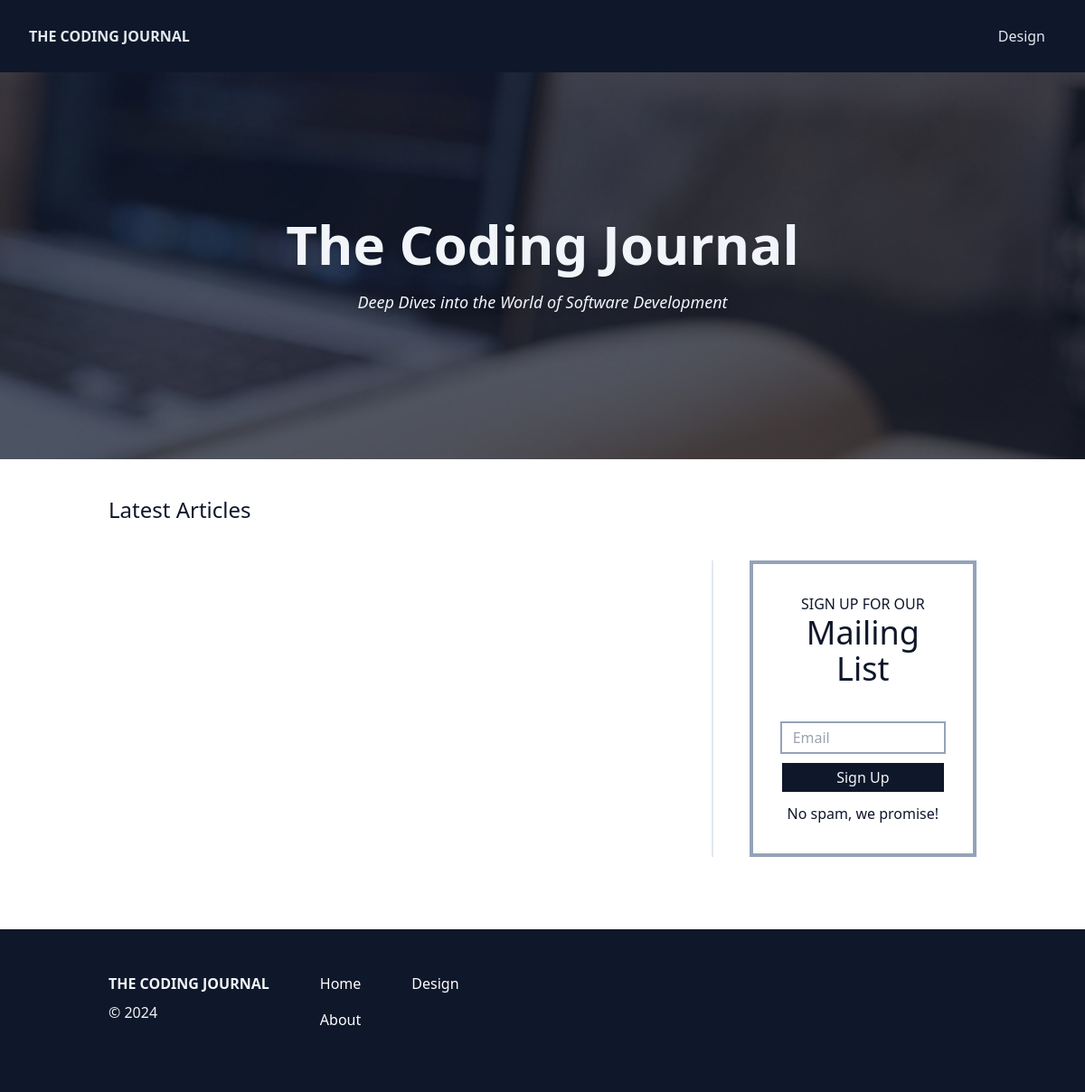
The app's page /, older data.
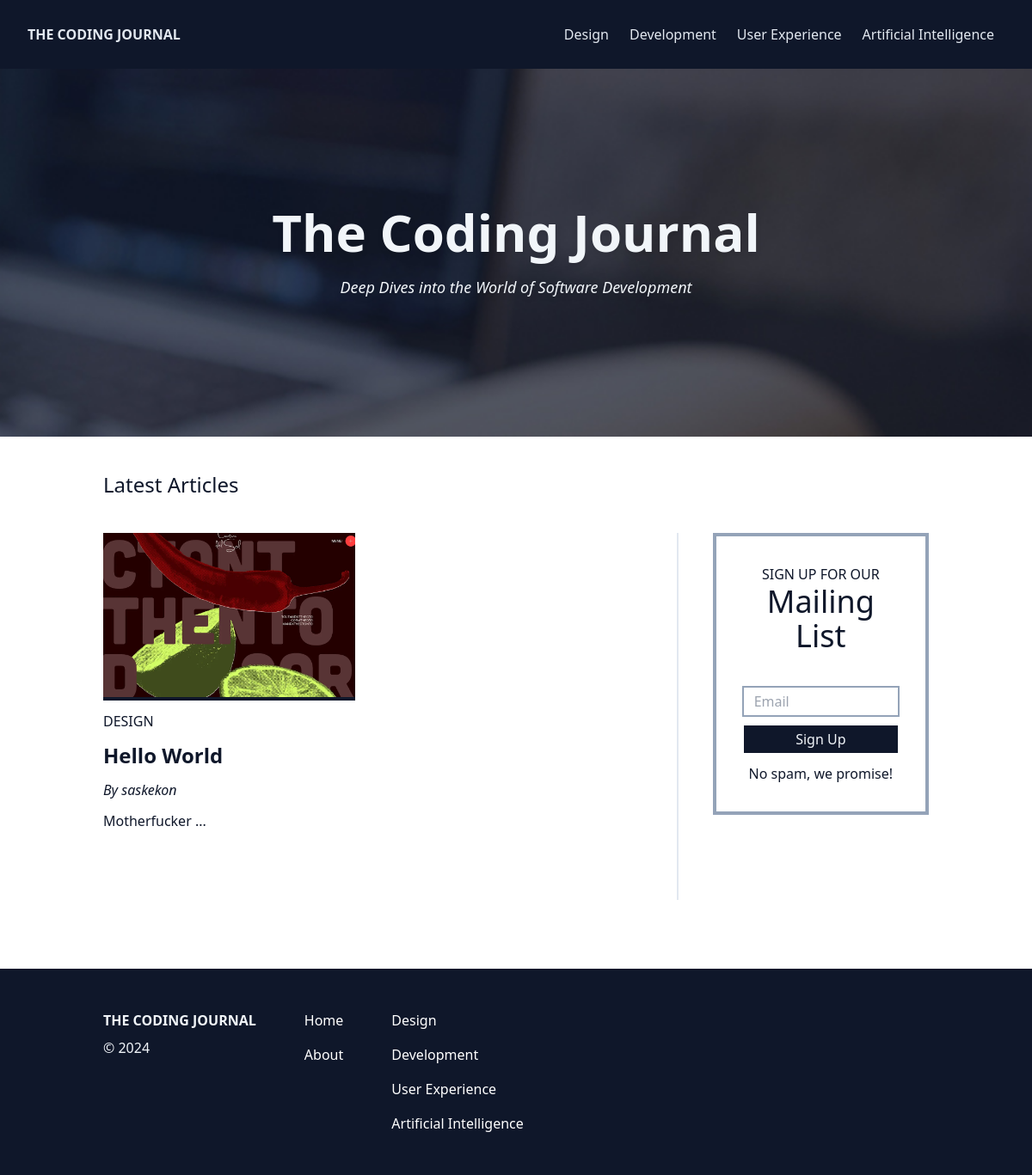
The same page, newer data.
### app/models.py (models this page shows, shortened)
class Category(db.Model):
    id: Mapped[int] = mapped_column(primary_key=True)
    key: Mapped[str] = mapped_column(String(25), unique=True)
    name: Mapped[str] = mapped_column(String(50), unique=True)
    posts: Mapped[List["Post"]] = relationship(back_populates="c_posts") # One-to-Many Relationship

class Post(db.Model):
    id: Mapped[int] = mapped_column(primary_key=True)
    title: Mapped[str] = mapped_column(String(50))
    body: Mapped[str] = mapped_column(Text)
    featured_image: Mapped[str] = mapped_column(String(255))
    timestamp: Mapped[datetime] = mapped_column(default=lambda: datetime.now(timezone.utc))
    user_id: Mapped[int] = mapped_column(ForeignKey(User.id))
    u_posts: Mapped["User"] = relationship(back_populates="posts")
    category_id: Mapped[int] = mapped_column(ForeignKey(Category.id))
    c_posts: Mapped["Category"] = relationship(back_populates="posts")

class User(db.Model, UserMixin):
    id: Mapped[int] = mapped_column(primary_key=True)
    username: Mapped[str] = mapped_column(String(25), unique=True)
    password_hash: Mapped[str] = mapped_column(String(255))
    email: Mapped[str] = mapped_column(String(50), unique=True)
    registered_date: Mapped[datetime] = mapped_column(default=lambda: datetime.now(timezone.utc))
    profile: Mapped["Profile"] = relationship(back_populates="u_profile", uselist=False) # One-to-One Relationship
    posts: Mapped[List["Post"]] = relationship(back_populates="u_posts") # One-to-Many Relationship
    comments: Mapped[List["Comment"]] = relationship(back_populates="u_comments")

### app/views/main.py (the view)
@main.route("/", methods=["GET", "POST"])
def index():
    posts = db.session.scalars(db.select(Post).order_by(Post.timestamp.desc()).limit(4)).all()
    for post in posts:
        post.text_only = remove_html_tags(post.body)
    return render_template("index.html", posts=posts, title=f"{title} - Homepage")

### app/forms.py (shortened to what this page needs)
class SubscribeForm(FlaskForm):
    email = EmailField("Email", validators=[DataRequired(), Email(check_deliverability=True)])

### app/utils.py (called while the page is built)
def remove_html_tags(body):
    soup = BeautifulSoup(body, "html.parser")
    return soup.get_text()

### app/views/main.py (called while the page is built)
@main.context_processor
def inject():
    categories = db.session.scalars(db.select(Category)).all()
    subscribe_form = SubscribeForm()
    return {
        "categories": categories,
        "subscribe_form": subscribe_form,
        }

### app/templates/index.html
{% extends "base.html" %}
{% block body %}
<section class="hero bg-slate-900 overflow-hidden">
    <div class="container mx-auto px-8">
        <div class="py-40 text-center text-slate-100 drop-shadow-md">
            <h1 class="mb-5 text-6xl font-bold">The Coding Journal</h1>
            <p class="text-lg"><i>Deep Dives into the World of Software Development</i></p>
        </div>
    </div>
</section>
<div class="container mx-auto mb-20 px-8">
    <p class="py-10 text-2xl">Latest Articles</p>
    <div class="grid grid-cols-1 md:grid-cols-12 md:gap-10">
        <div class="col-span-8 grid grid-cols-1 mb-10 md:grid-cols-2 md:gap-10">
            {% for post in posts %}
            <article class="mb-10">
                <a href="{{ url_for('main.single_post', post_id=post.id) }}">
                    <div class="border-b-4 border-slate-900 max-h-60 overflow-hidden">
                        <img class="hover:scale-[1.1] transition-all" src="{{ url_for('main.uploaded_image', filename=post.featured_image)}}">
                    </div>
                    <p class="my-3 uppercase">{{ post.c_posts.name }}</p>
                    <h2 class="text-2xl font-bold">{{ post.title }}</h2>
                </a>
                <p class="my-3"><i>By {{ post.u_posts.username }}</i></p>
                <p>{{ post.text_only[:150] | safe }} ...</p>
            </article>
            {% endfor %}
        </div>
        <aside class="col-span-4 md:pl-10 md:border-l-2 md:border-slate-200">
            {% include "subscribe.html" %}
        </aside>
    </div>
</div>
{% endblock %}

### app/templates/base.html (shortened to what this page needs)
<!DOCTYPE html>
<html lang="en">
<head>
    <link rel="stylesheet" href="{{ url_for('static', filename='css/output.css')}}">
    <link rel="stylesheet" href="{{ url_for('static', filename='css/custom.css')}}">
</head>
<body class="text-slate-900">
    {% block header %}
        {% include "header.html" %}
    {% endblock %}
    <main>
    {% block body %}{% endblock %}
    </main>
    {% block footer %}
        {% include "footer.html" %}
    {% endblock %}
</body>
</html>

### app/templates/header.html (shortened to what this page needs)
<header class="{% if current_user.is_authenticated %}mt-[30px]{% endif %} bg-slate-900 text-slate-200 overflow-auto">
    <nav class="container max-w-screen-xl mx-auto px-8">
        <div class="md:flex md:justify-between">
            <div class="flex justify-between content-center py-7">
                <a class="inline-block" href="{{ url_for('main.index') }}">
                    <p class="font-extrabold">THE CODING JOURNAL</p>
                </a>
            </div>
            <ul class="mb-5 hidden md:flex md:mb-0 md:items-center" id="collapse">
                {% for category in categories %}
                    <li class="{% if loop.last %}pb-2{% endif %} md:pb-0"><a class="navbar-link" href="{{ url_for('main.category_page', category_key=category.key) }}">{{category.name}}</a></li>
                {% endfor %}
            </ul>
        </div>
    </nav>
</header>

### app/templates/subscribe.html (shortened to what this page needs)
<div class="p-8 text-center border-4 border-slate-400 md:sticky md:top-10">
    <p class="uppercase">Sign Up For Our</p>
    <p class="mb-10 text-4xl">Mailing List</p>
    <form id="subscribe-form" novalidate>
        {{ subscribe_form.email(
            class="w-full px-3 py-1 ring-2 ring-slate-400 hover:ring-slate-900 focus:outline-none focus:ring-2 focus:ring-slate-900",
            placeholder="Email") }}
        <button class="block w-full px-3 py-1 my-3 text-slate-100 bg-slate-900 hover:bg-slate-400 transition-all" type="submit">Sign Up</button>
    </form>
    <p>No spam, we promise!</p>
</div>

### app/templates/footer.html
<footer class="py-10 text-slate-100 bg-slate-900">
    <div class="container mx-auto px-8">
        <div class="flex flex-col md:flex-row">
            <div class="mb-5 mr-14">
                <a href="{{ url_for('main.index') }}">
                    <h2 class="py-2 font-extrabold">THE CODING JOURNAL</h2>
                </a>
                <p>&copy 2024</p>
            </div>
            <ul class="mb-5 mr-14">
                <li class="py-2 text-white hover:text-slate-400 transition-all"><a href="{{ url_for('main.index') }}">Home</a></li>
                <li class="py-2 text-white hover:text-slate-400 transition-all"><a href="#">About</a></li>
            </ul>
            <ul>
            {% for category in categories %}
                <li class="py-2 text-white hover:text-slate-400 transition-all">
                    <a href="{{ url_for('main.category_page', category_key=category.key) }}">{{category.name}}</a>
                </li>
            {% endfor %}
            </ul>
        </div>
    </div>
</footer>

### app/static/css/custom.css (style rules this page uses)
.hero, .c-design, .c-development, .c-ux, .c-ai { background-size: cover; background-attachment: fixed; }
.hero, .c-development { background-image: url("../images/pexels-negativespace-34658.jpg"); background-position: center center; }

Row changes from the older to the newer data that the page shows:
added Category: name "Development"
added Category: name "User Experience"
added Category: name "Artificial Intelligence"
added Post: featured_image (picture), c_posts.name "DESIGN", title "Hello World", u_posts.username "saskekon", body "Motherfucker"
